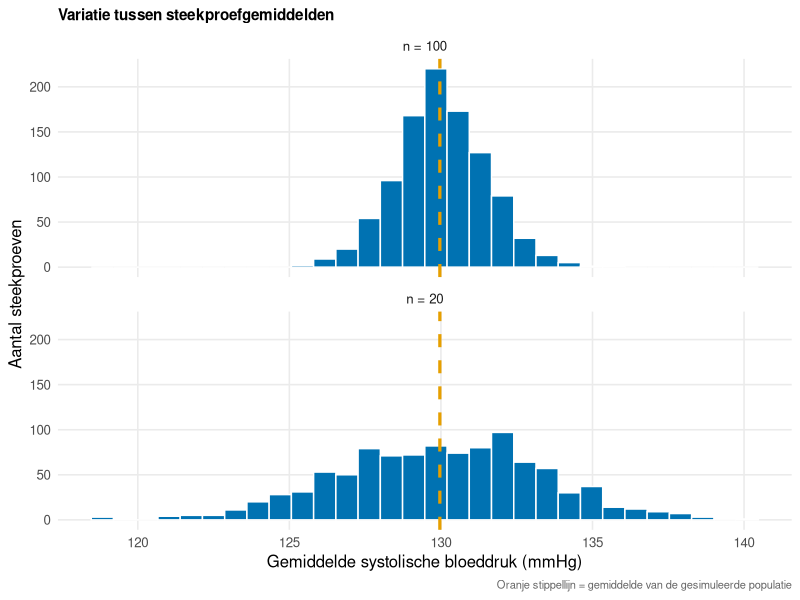

Here is the R script that generated this plot: (Note: this script raises an error after producing the figure.)
## ---- chunk 1
#| label: setup
#| include: false
library(ggplot2)
library(patchwork)

theme_set(theme_minimal(base_size = 12) +
  theme(
    panel.grid.minor = element_blank(),
    plot.title = element_text(face = "bold", size = 11),
    plot.caption = element_text(size = 8, colour = "grey40")
  ))

col_a <- "#0072B2"
col_b <- "#E69F00"
col_grey <- "#666666"
## ---- chunk 2
#| label: steekproef-simulatie
#| fig-cap: "Verdeling van gemiddelden uit herhaalde steekproeven. De verticale lijn geeft het gemiddelde van de gesimuleerde populatie weer."

set.seed(123)
populatie <- rnorm(10000, mean = 130, sd = 15)
populatie_gemiddelde <- mean(populatie)

steekproef_groottes <- c(20, 100)
resultaten <- do.call(rbind, lapply(steekproef_groottes, function(n) {
  data.frame(
    steekproefgrootte = paste("n =", n),
    gemiddelde = replicate(1000, mean(sample(populatie, n)))
  )
}))

ggplot(resultaten, aes(x = gemiddelde)) +
  geom_histogram(bins = 30, fill = col_a, colour = "white") +
  geom_vline(xintercept = populatie_gemiddelde, colour = col_b,
             linewidth = 1.1, linetype = "dashed") +
  facet_wrap(~ steekproefgrootte, ncol = 1) +
  labs(
    title = "Variatie tussen steekproefgemiddelden",
    x = "Gemiddelde systolische bloeddruk (mmHg)",
    y = "Aantal steekproeven",
    caption = "Oranje stippellijn = gemiddelde van de gesimuleerde populatie"
  )
## ---- chunk 3
#| label: voorbeelddata
set.seed(42)
bloeddruk <- data.frame(
  patient = 1:120,
  groep = rep(c("Gebruikelijke zorg", "Nieuwe interventie"), each = 60),
  systolisch = c(rnorm(60, 138, 15), rnorm(60, 132, 14)),
  leeftijd = round(runif(120, 40, 80))
)

bloeddruk |>
  group_by(groep) |>
  summarise(
    n = n(),
    gemiddelde = mean(systolisch),
    sd = sd(systolisch),
    mediaan = median(systolisch),
    IQR = IQR(systolisch),
    .groups = "drop"
  )
## ---- chunk 4
#| label: histogram
ggplot(bloeddruk, aes(x = systolisch)) +
  geom_histogram(binwidth = 10, fill = col_a, colour = "white") +
  labs(
    title = "Verdeling van systolische bloeddruk",
    x = "Systolische bloeddruk (mmHg)",
    y = "Aantal patiënten"
  )
## ---- chunk 5
#| label: boxplot
ggplot(bloeddruk, aes(x = groep, y = systolisch, fill = groep)) +
  geom_boxplot(show.legend = FALSE, alpha = 0.8) +
  scale_fill_manual(values = c(col_grey, col_a)) +
  labs(
    title = "Systolische bloeddruk per groep",
    x = NULL,
    y = "Systolische bloeddruk (mmHg)"
  )
## ---- chunk 6
#| label: correlatie-voorbeeld
set.seed(21)
relatie <- data.frame(
  leeftijd = runif(150, 30, 85)
) |>
  mutate(systolisch = 95 + 0.55 * leeftijd + rnorm(150, 0, 12))

ggplot(relatie, aes(x = leeftijd, y = systolisch)) +
  geom_point(alpha = 0.65, colour = col_a) +
  geom_smooth(method = "lm", se = FALSE, colour = col_b) +
  labs(
    title = "Voorbeeld van een positief verband",
    x = "Leeftijd (jaar)",
    y = "Systolische bloeddruk (mmHg)",
    caption = "Fictieve, gesimuleerde gegevens"
  )
